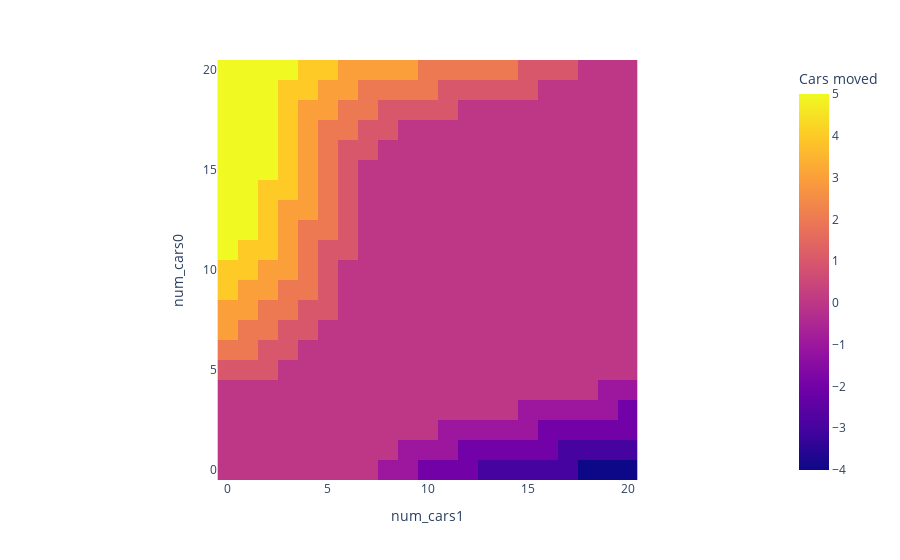

Notebook source saved alongside this figure:
### Code cell
policy_fig = px.imshow(
    policy,
    #text_auto=True,
    labels=dict(x="num_cars1", y="num_cars0", color="Cars moved"),
    x=np.arange(0, config.max_cars_location + 1),
    y=np.arange(0, config.max_cars_location + 1),
    origin="lower"
)
policy_fig.write_html(img_folder / "policy.html")
policy_fig.show()

### Figure 1 — Plotly figure (JSON) as saved in the notebook; plotly's stock layout.template omitted (floating-point values rounded to 4 significant figures; data arrays with more than 128 entries replaced by an {"elided": "..."} marker saying what was removed)
{"data": [{"coloraxis": "coloraxis", "hovertemplate": "num_cars1: %{x}<br>num_cars0: %{y}<br>Cars moved: %{z}<extra></extra>", "name": "0", "type": "heatmap", "x": [0, 1, 2, 3, 4, 5, 6, 7, 8, 9, 10, 11, 12, 13, 14, 15, 16, 17, 18, 19, 20], "xaxis": "x", "y": [0, 1, 2, 3, 4, 5, 6, 7, 8, 9, 10, 11, 12, 13, 14, 15, 16, 17, 18, 19, 20], "yaxis": "y", "z": {"elided": "21x21 int values"}}], "layout": {"coloraxis": {"colorbar": {"title": {"text": "Cars moved"}}, "colorscale": [[0, "#0d0887"], [0.1111, "#46039f"], [0.2222, "#7201a8"], [0.3333, "#9c179e"], [0.4444, "#bd3786"], [0.5556, "#d8576b"], [0.6667, "#ed7953"], [0.7778, "#fb9f3a"], [0.8889, "#fdca26"], [1, "#f0f921"]]}, "margin": {"t": 60}, "xaxis": {"anchor": "y", "constrain": "domain", "domain": [0, 1], "scaleanchor": "y", "title": {"text": "num_cars1"}}, "yaxis": {"anchor": "x", "autorange": true, "constrain": "domain", "domain": [0, 1], "title": {"text": "num_cars0"}}}}
